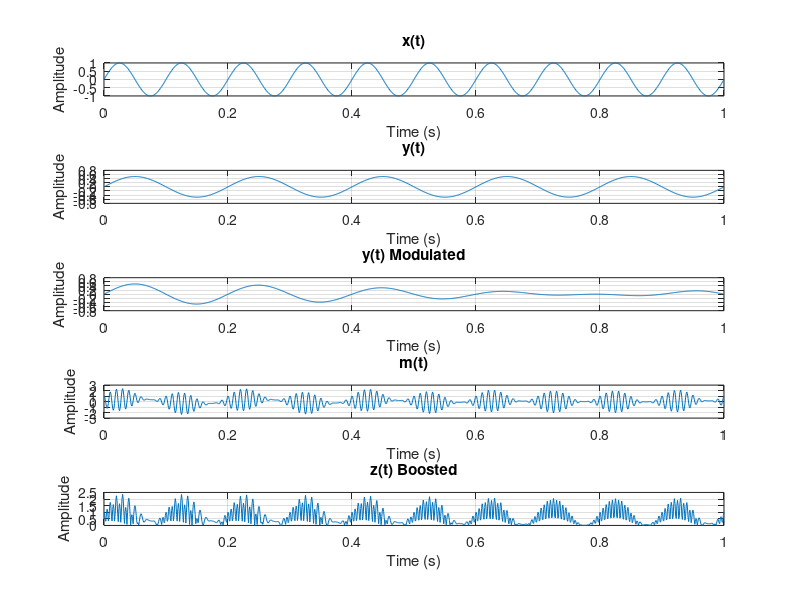

Source code (MATLAB): (Note: this script raises an error after producing the figure.)
% Parameters
fs = 1000;                          % Sampling frequency (Hz)
t = 0:1/fs:1;                       % Time vector (1 second duration)
w1 = 2;                             % Frequency for y(t) modulation
A1 = 1;                             % Amplitude for x(t)
A2 = 0.5;                           % Amplitude for y(t)

% Generate input signals
x = A1 * sin(2*pi*10*t);            % x(t) signal (example: sinusoidal signal with frequency 10 Hz)
y = A2 * sin(2*pi*5*t);             % y(t) signal (example: sinusoidal signal with frequency 5 Hz)

% Modulation of y(t) with cos(w1*t)
y_modulated = y .* cos(w1*t);

% AM modulation
carrier_freq = 100;                  % Carrier frequency
carrier_amplitude = 1;              % Carrier amplitude
m = (1 + x) .* cos(2*pi*carrier_freq*t) + y_modulated;

% Push detector (rectifier)
z = abs(m);

% Normalize and boost the original signals
x_normalized = (x - min(x)) / (max(x) - min(x));
y_normalized = (y - min(y)) / (max(y) - min(y));
z_boosted = z .* (max(x_normalized) - min(x_normalized)) + min(x_normalized);

% Plotting
subplot(5, 1, 1);
plot(t, x);
xlabel('Time (s)');
ylabel('Amplitude');
title('x(t)');
grid on;

subplot(5, 1, 2);
plot(t, y);
xlabel('Time (s)');
ylabel('Amplitude');
title('y(t)');
grid on;

subplot(5, 1, 3);
plot(t, y_modulated);
xlabel('Time (s)');
ylabel('Amplitude');
title('y(t) Modulated');
grid on;

subplot(5, 1, 4);
plot(t, m);
xlabel('Time (s)');
ylabel('Amplitude');
title('m(t)');
grid on;

subplot(5, 1, 5);
plot(t, z_boosted);
xlabel('Time (s)');
ylabel('Amplitude');
title('z(t) Boosted');
grid on;

% Display the plot
sgtitle('Modulation Process');